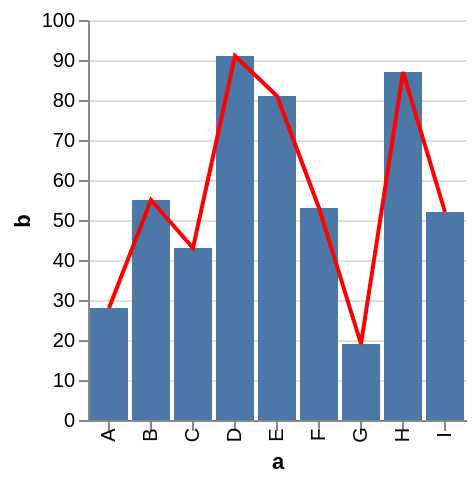

Specify this chart in Vega-Lite:
### Vega specification from a JSON file in a GitHub repository (floating-point values rounded to 4 significant figures)
{"$schema": "http://vega.github.io/schema/vega/v3.0.json", "autosize": "pad", "padding": 5, "encode": {"update": {"fill": {"value": "transparent"}}}, "data": [{"name": "source_0", "values": [{"a": "A", "b": 28}, {"a": "B", "b": 55}, {"a": "C", "b": 43}, {"a": "D", "b": 91}, {"a": "E", "b": 81}, {"a": "F", "b": 53}, {"a": "G", "b": 19}, {"a": "H", "b": 87}, {"a": "I", "b": 52}], "format": {"type": "json"}}, {"name": "data_0", "source": "source_0", "transform": [{"type": "formula", "expr": "toNumber(datum[\"b\"])", "as": "b"}, {"type": "filter", "expr": "datum[\"b\"] !== null && !isNaN(datum[\"b\"])"}]}, {"name": "data_1", "source": "source_0", "transform": [{"type": "formula", "expr": "toNumber(datum[\"b\"])", "as": "b"}, {"type": "filter", "expr": "datum[\"b\"] !== null && !isNaN(datum[\"b\"])"}, {"type": "collect", "sort": {"field": "a", "order": "descending"}}]}], "signals": [{"name": "width", "update": "max(layer_0_width, layer_1_width)"}, {"name": "height", "update": "max(layer_0_height, layer_1_height)"}, {"name": "layer_0_width", "update": "bandspace(domain('x').length, 0.1, 0.05) * 21"}, {"name": "layer_0_height", "update": "200"}, {"name": "layer_1_width", "update": "bandspace(domain('x').length, 0.1, 0.05) * 21"}, {"name": "layer_1_height", "update": "200"}], "marks": [{"name": "layer_0_marks", "type": "rect", "role": "bar", "from": {"data": "data_0"}, "encode": {"update": {"x": {"scale": "x", "field": "a"}, "width": {"scale": "x", "band": true}, "y": {"scale": "y", "field": "b"}, "y2": {"scale": "y", "value": 0}, "fill": {"value": "#4c78a8"}}}, "clip": true}, {"name": "layer_1_marks", "type": "line", "from": {"data": "data_1"}, "encode": {"update": {"x": {"scale": "x", "field": "a", "band": 0.5}, "y": {"scale": "y", "field": "b"}, "stroke": {"value": "red"}}}, "clip": true}], "scales": [{"name": "x", "type": "band", "domain": {"fields": [{"data": "data_0", "field": "a"}, {"data": "data_1", "field": "a"}], "sort": true}, "range": {"step": 21}, "round": true, "paddingInner": 0.1, "paddingOuter": 0.05}, {"name": "y", "type": "linear", "domain": {"fields": [{"data": "data_0", "field": "b"}, {"data": "data_1", "field": "b"}], "sort": true}, "range": [200, 0], "round": true, "nice": true, "zero": true}], "axes": [{"scale": "x", "orient": "bottom", "tickCount": 5, "title": "a", "zindex": 1, "encode": {"labels": {"update": {"angle": {"value": 270}, "baseline": {"value": "middle"}}}}}, {"scale": "y", "format": "s", "orient": "left", "title": "b", "zindex": 1}, {"scale": "y", "domain": false, "format": "s", "grid": true, "labels": false, "orient": "left", "ticks": false, "zindex": 0, "gridScale": "x"}]}
